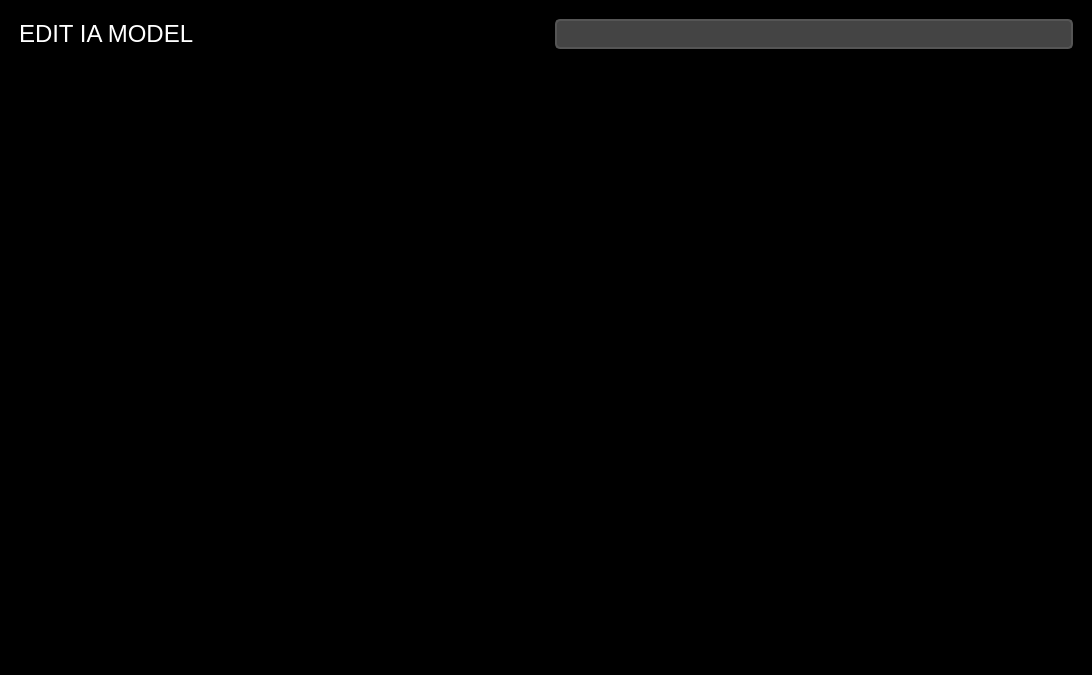
<?xml version="1.0" encoding="UTF-8"?>
<ui version="4.0">
 <class>Form</class>
 <widget class="QWidget" name="Form">
  <property name="geometry">
   <rect>
    <x>0</x>
    <y>0</y>
    <width>1092</width>
    <height>675</height>
   </rect>
  </property>
  <property name="windowTitle">
   <string>Form</string>
  </property>
  <layout class="QVBoxLayout" name="verticalLayout">
   <property name="spacing">
    <number>0</number>
   </property>
   <property name="leftMargin">
    <number>0</number>
   </property>
   <property name="topMargin">
    <number>0</number>
   </property>
   <property name="rightMargin">
    <number>0</number>
   </property>
   <property name="bottomMargin">
    <number>0</number>
   </property>
   <item>
    <widget class="QFrame" name="frame">
     <property name="styleSheet">
      <string notr="true">background-color: rgb(0, 0, 0)</string>
     </property>
     <property name="frameShape">
      <enum>QFrame::StyledPanel</enum>
     </property>
     <property name="frameShadow">
      <enum>QFrame::Raised</enum>
     </property>
     <layout class="QVBoxLayout" name="verticalLayout_2">
      <item>
       <widget class="QWidget" name="widget" native="true">
        <property name="maximumSize">
         <size>
          <width>16777215</width>
          <height>50</height>
         </size>
        </property>
        <layout class="QHBoxLayout" name="horizontalLayout">
         <property name="spacing">
          <number>0</number>
         </property>
         <property name="leftMargin">
          <number>0</number>
         </property>
         <property name="topMargin">
          <number>0</number>
         </property>
         <property name="rightMargin">
          <number>0</number>
         </property>
         <property name="bottomMargin">
          <number>0</number>
         </property>
         <item>
          <widget class="QWidget" name="widget_3" native="true">
           <layout class="QHBoxLayout" name="horizontalLayout_2">
            <item>
             <widget class="QLabel" name="label">
              <property name="text">
               <string>&lt;html&gt;&lt;head/&gt;&lt;body&gt;&lt;p&gt;&lt;span style=&quot; font-size:18pt; color:#ffffff;&quot;&gt;EDIT IA MODEL&lt;/span&gt;&lt;/p&gt;&lt;/body&gt;&lt;/html&gt;</string>
              </property>
             </widget>
            </item>
           </layout>
          </widget>
         </item>
         <item>
          <widget class="QWidget" name="widget_4" native="true">
           <layout class="QVBoxLayout" name="verticalLayout_3">
            <item>
             <widget class="QComboBox" name="comboBox">
              <property name="styleSheet">
               <string notr="true">QComboBox {
    background-color:rgb(68, 68, 68) ;
	color: rgb(255, 255, 255);
    border: 2px solid #555;
    border-radius: 5px;
    padding: 5px;
}

QComboBox::drop-down {
    color: rgb(255, 255, 255);
    border-radius: 0px;
}
QListView
{
background-color : rgb(68, 68, 68);;
}
</string>
              </property>
             </widget>
            </item>
           </layout>
          </widget>
         </item>
        </layout>
       </widget>
      </item>
      <item>
       <widget class="QStackedWidget" name="stackedWidget">
        <widget class="QWidget" name="page"/>
        <widget class="QWidget" name="page_2"/>
       </widget>
      </item>
     </layout>
    </widget>
   </item>
  </layout>
 </widget>
 <resources/>
 <connections/>
</ui>
